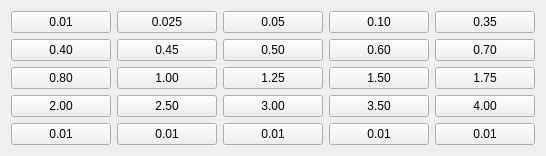
        <widget class="QWidget" name="move_horizontal">
         <attribute name="title">
          <string>⬄</string>
         </attribute>
         <layout class="QVBoxLayout" name="verticalLayout_3">
          <item>
           <layout class="QGridLayout" name="value_grid_00" rowstretch="1,1,1,1,1" columnstretch="1,1,1,1,1" columnminimumwidth="100,100,100,100,100">
            <property name="sizeConstraint">
             <enum>QLayout::SetDefaultConstraint</enum>
            </property>
            <item row="0" column="1">
             <widget class="QPushButton" name="value_0_01">
              <property name="sizePolicy">
               <sizepolicy hsizetype="Preferred" vsizetype="Expanding">
                <horstretch>0</horstretch>
                <verstretch>0</verstretch>
               </sizepolicy>
              </property>
              <property name="text">
               <string>0.025</string>
              </property>
              <property name="checkable">
               <bool>true</bool>
              </property>
             </widget>
            </item>
            <item row="4" column="0">
             <widget class="QPushButton" name="value_0_20">
              <property name="sizePolicy">
               <sizepolicy hsizetype="Preferred" vsizetype="Expanding">
                <horstretch>0</horstretch>
                <verstretch>0</verstretch>
               </sizepolicy>
              </property>
              <property name="text">
               <string>0.01</string>
              </property>
              <property name="checkable">
               <bool>true</bool>
              </property>
             </widget>
            </item>
            <item row="0" column="0">
             <widget class="QPushButton" name="value_0_00">
              <property name="sizePolicy">
               <sizepolicy hsizetype="Preferred" vsizetype="Expanding">
                <horstretch>0</horstretch>
                <verstretch>0</verstretch>
               </sizepolicy>
              </property>
              <property name="text">
               <string>0.01</string>
              </property>
              <property name="checkable">
               <bool>true</bool>
              </property>
             </widget>
            </item>
            <item row="1" column="0">
             <widget class="QPushButton" name="value_0_05">
              <property name="sizePolicy">
               <sizepolicy hsizetype="Preferred" vsizetype="Expanding">
                <horstretch>0</horstretch>
                <verstretch>0</verstretch>
               </sizepolicy>
              </property>
              <property name="text">
               <string>0.40</string>
              </property>
              <property name="checkable">
               <bool>true</bool>
              </property>
             </widget>
            </item>
            <item row="2" column="0">
             <widget class="QPushButton" name="value_0_10">
              <property name="sizePolicy">
               <sizepolicy hsizetype="Preferred" vsizetype="Expanding">
                <horstretch>0</horstretch>
                <verstretch>0</verstretch>
               </sizepolicy>
              </property>
              <property name="text">
               <string>0.80</string>
              </property>
              <property name="checkable">
               <bool>true</bool>
              </property>
             </widget>
            </item>
            <item row="0" column="2">
             <widget class="QPushButton" name="value_0_02">
              <property name="sizePolicy">
               <sizepolicy hsizetype="Preferred" vsizetype="Expanding">
                <horstretch>0</horstretch>
                <verstretch>0</verstretch>
               </sizepolicy>
              </property>
              <property name="text">
               <string>0.05</string>
              </property>
              <property name="checkable">
               <bool>true</bool>
              </property>
             </widget>
            </item>
            <item row="3" column="0">
             <widget class="QPushButton" name="value_0_15">
              <property name="sizePolicy">
               <sizepolicy hsizetype="Preferred" vsizetype="Expanding">
                <horstretch>0</horstretch>
                <verstretch>0</verstretch>
               </sizepolicy>
              </property>
              <property name="text">
               <string>2.00</string>
              </property>
              <property name="checkable">
               <bool>true</bool>
              </property>
             </widget>
            </item>
            <item row="0" column="3">
             <widget class="QPushButton" name="value_0_03">
              <property name="sizePolicy">
               <sizepolicy hsizetype="Preferred" vsizetype="Expanding">
                <horstretch>0</horstretch>
                <verstretch>0</verstretch>
               </sizepolicy>
              </property>
              <property name="text">
               <string>0.10</string>
              </property>
              <property name="checkable">
               <bool>true</bool>
              </property>
             </widget>
            </item>
            <item row="0" column="4">
             <widget class="QPushButton" name="value_0_04">
              <property name="sizePolicy">
               <sizepolicy hsizetype="Preferred" vsizetype="Expanding">
                <horstretch>0</horstretch>
                <verstretch>0</verstretch>
               </sizepolicy>
              </property>
              <property name="text">
               <string>0.35</string>
              </property>
              <property name="checkable">
               <bool>true</bool>
              </property>
             </widget>
            </item>
            <item row="1" column="1">
             <widget class="QPushButton" name="value_0_06">
              <property name="sizePolicy">
               <sizepolicy hsizetype="Preferred" vsizetype="Expanding">
                <horstretch>0</horstretch>
                <verstretch>0</verstretch>
               </sizepolicy>
              </property>
              <property name="text">
               <string>0.45</string>
              </property>
              <property name="checkable">
               <bool>true</bool>
              </property>
             </widget>
            </item>
            <item row="1" column="2">
             <widget class="QPushButton" name="value_0_07">
              <property name="sizePolicy">
               <sizepolicy hsizetype="Preferred" vsizetype="Expanding">
                <horstretch>0</horstretch>
                <verstretch>0</verstretch>
               </sizepolicy>
              </property>
              <property name="text">
               <string>0.50</string>
              </property>
              <property name="checkable">
               <bool>true</bool>
              </property>
             </widget>
            </item>
            <item row="1" column="3">
             <widget class="QPushButton" name="value_0_08">
              <property name="sizePolicy">
               <sizepolicy hsizetype="Preferred" vsizetype="Expanding">
                <horstretch>0</horstretch>
                <verstretch>0</verstretch>
               </sizepolicy>
              </property>
              <property name="text">
               <string>0.60</string>
              </property>
              <property name="checkable">
               <bool>true</bool>
              </property>
             </widget>
            </item>
            <item row="1" column="4">
             <widget class="QPushButton" name="value_0_09">
              <property name="sizePolicy">
               <sizepolicy hsizetype="Preferred" vsizetype="Expanding">
                <horstretch>0</horstretch>
                <verstretch>0</verstretch>
               </sizepolicy>
              </property>
              <property name="text">
               <string>0.70</string>
              </property>
              <property name="checkable">
               <bool>true</bool>
              </property>
             </widget>
            </item>
            <item row="2" column="1">
             <widget class="QPushButton" name="value_0_11">
              <property name="sizePolicy">
               <sizepolicy hsizetype="Preferred" vsizetype="Expanding">
                <horstretch>0</horstretch>
                <verstretch>0</verstretch>
               </sizepolicy>
              </property>
              <property name="text">
               <string>1.00</string>
              </property>
              <property name="checkable">
               <bool>true</bool>
              </property>
             </widget>
            </item>
            <item row="2" column="2">
             <widget class="QPushButton" name="value_0_12">
              <property name="sizePolicy">
               <sizepolicy hsizetype="Preferred" vsizetype="Expanding">
                <horstretch>0</horstretch>
                <verstretch>0</verstretch>
               </sizepolicy>
              </property>
              <property name="text">
               <string>1.25</string>
              </property>
              <property name="checkable">
               <bool>true</bool>
              </property>
             </widget>
            </item>
            <item row="2" column="3">
             <widget class="QPushButton" name="value_0_13">
              <property name="sizePolicy">
               <sizepolicy hsizetype="Preferred" vsizetype="Expanding">
                <horstretch>0</horstretch>
                <verstretch>0</verstretch>
               </sizepolicy>
              </property>
              <property name="text">
               <string>1.50</string>
              </property>
              <property name="checkable">
               <bool>true</bool>
              </property>
             </widget>
            </item>
            <item row="2" column="4">
             <widget class="QPushButton" name="value_0_14">
              <property name="sizePolicy">
               <sizepolicy hsizetype="Preferred" vsizetype="Expanding">
                <horstretch>0</horstretch>
                <verstretch>0</verstretch>
               </sizepolicy>
              </property>
              <property name="text">
               <string>1.75</string>
              </property>
              <property name="checkable">
               <bool>true</bool>
              </property>
             </widget>
            </item>
            <item row="3" column="1">
             <widget class="QPushButton" name="value_0_16">
              <property name="sizePolicy">
               <sizepolicy hsizetype="Preferred" vsizetype="Expanding">
                <horstretch>0</horstretch>
                <verstretch>0</verstretch>
               </sizepolicy>
              </property>
              <property name="text">
               <string>2.50</string>
              </property>
              <property name="checkable">
               <bool>true</bool>
              </property>
             </widget>
            </item>
            <item row="3" column="2">
             <widget class="QPushButton" name="value_0_17">
              <property name="sizePolicy">
               <sizepolicy hsizetype="Preferred" vsizetype="Expanding">
                <horstretch>0</horstretch>
                <verstretch>0</verstretch>
               </sizepolicy>
              </property>
              <property name="text">
               <string>3.00</string>
              </property>
              <property name="checkable">
               <bool>true</bool>
              </property>
             </widget>
            </item>
            <item row="3" column="3">
             <widget class="QPushButton" name="value_0_18">
              <property name="sizePolicy">
               <sizepolicy hsizetype="Preferred" vsizetype="Expanding">
                <horstretch>0</horstretch>
                <verstretch>0</verstretch>
               </sizepolicy>
              </property>
              <property name="text">
               <string>3.50</string>
              </property>
              <property name="checkable">
               <bool>true</bool>
              </property>
             </widget>
            </item>
            <item row="3" column="4">
             <widget class="QPushButton" name="value_0_19">
              <property name="sizePolicy">
               <sizepolicy hsizetype="Preferred" vsizetype="Expanding">
                <horstretch>0</horstretch>
                <verstretch>0</verstretch>
               </sizepolicy>
              </property>
              <property name="text">
               <string>4.00</string>
              </property>
              <property name="checkable">
               <bool>true</bool>
              </property>
             </widget>
            </item>
            <item row="4" column="1">
             <widget class="QPushButton" name="value_0_21">
              <property name="sizePolicy">
               <sizepolicy hsizetype="Preferred" vsizetype="Expanding">
                <horstretch>0</horstretch>
                <verstretch>0</verstretch>
               </sizepolicy>
              </property>
              <property name="text">
               <string>0.01</string>
              </property>
              <property name="checkable">
               <bool>true</bool>
              </property>
             </widget>
            </item>
            <item row="4" column="2">
             <widget class="QPushButton" name="value_0_22">
              <property name="sizePolicy">
               <sizepolicy hsizetype="Preferred" vsizetype="Expanding">
                <horstretch>0</horstretch>
                <verstretch>0</verstretch>
               </sizepolicy>
              </property>
              <property name="text">
               <string>0.01</string>
              </property>
              <property name="checkable">
               <bool>true</bool>
              </property>
             </widget>
            </item>
            <item row="4" column="3">
             <widget class="QPushButton" name="value_0_23">
              <property name="sizePolicy">
               <sizepolicy hsizetype="Preferred" vsizetype="Expanding">
                <horstretch>0</horstretch>
                <verstretch>0</verstretch>
               </sizepolicy>
              </property>
              <property name="text">
               <string>0.01</string>
              </property>
              <property name="checkable">
               <bool>true</bool>
              </property>
             </widget>
            </item>
            <item row="4" column="4">
             <widget class="QPushButton" name="value_0_24">
              <property name="sizePolicy">
               <sizepolicy hsizetype="Preferred" vsizetype="Expanding">
                <horstretch>0</horstretch>
                <verstretch>0</verstretch>
               </sizepolicy>
              </property>
              <property name="text">
               <string>0.01</string>
              </property>
              <property name="checkable">
               <bool>true</bool>
              </property>
             </widget>
            </item>
           </layout>
          </item>
         </layout>
        </widget>
